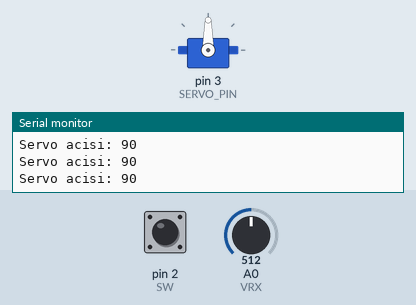
This sketch was run on a simulated Arduino Uno, built with avr-gcc and run on an emulated ATmega328P. Parts: servo, the last lines printed to the serial monitor. The test bench sets the inputs (shaded band); at power-on: pin 2 (SW) HIGH, A0 (VRX) = 512.

Above: at 1.2 s.
1.3 s: pin 2 (SW) pulled LOW for 0.25 s
At 1.9 s:
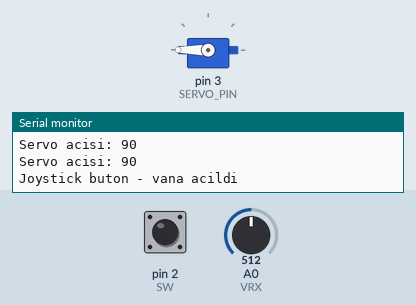
3.6 s: A0 (VRX) set to 716
At 4.5 s:
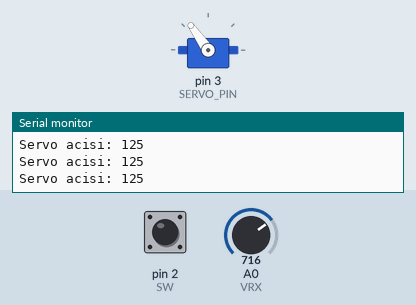
5.2 s: A0 (VRX) set to 900
At 5.9 s:
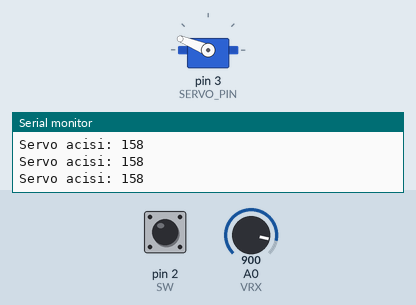
6.8 s: A0 (VRX) set to 306
At 7.2 s:
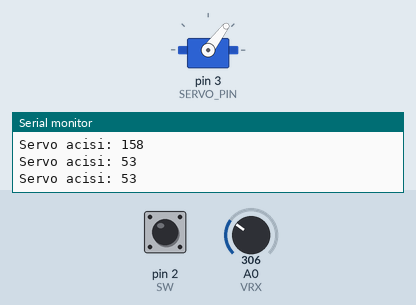
8.4 s: A0 (VRX) set to 122
At 9.7 s:
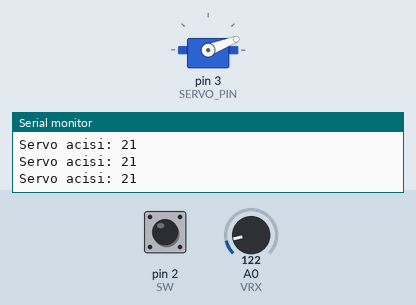
10.0 s: A0 (VRX) set to 0
At 11.2 s:
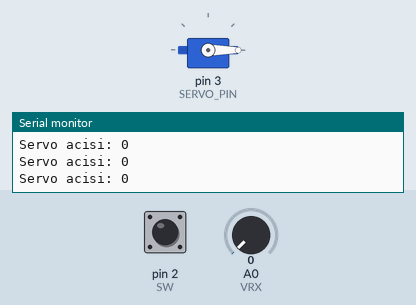
Timing chart, 0 to 12.6 s (numbered marks = the images above; inputs shaded):
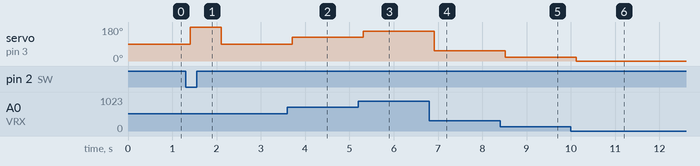

The sketch:

25-joystick.ino
```cpp
// Ref: docs/malzemeler.md#joystick
// Ek Modül 25: Joystick ile Servo kontrolu

#include <Servo.h>

const int VRX = A0;
const int VRY = A1;
const int SW = 2;
const int SERVO_PIN = 3;

Servo servo;

void setup() {
  pinMode(SW, INPUT_PULLUP);
  servo.attach(SERVO_PIN);
  Serial.begin(9600);
}

void loop() {
  int x = analogRead(VRX);
  int angle = map(x, 0, 1023, 0, 180);
  servo.write(angle);

  if (digitalRead(SW) == LOW) {
    Serial.println("Joystick buton - vana acildi");
    servo.write(180);
    delay(500);
  }

  Serial.print("Servo acisi: ");
  Serial.println(angle);
  delay(200);
}
```

Measured:
- after the input at 1.3 s, servo on pin 3 (SERVO_PIN): 90° → 180° after 0.10 s, → 90° 0.70 s later
- after the input at 3.6 s, servo on pin 3 (SERVO_PIN): 90° → 125° after 0.11 s
- after the input at 5.2 s, servo on pin 3 (SERVO_PIN): 125° → 158° after 0.11 s
- after the input at 6.8 s, servo on pin 3 (SERVO_PIN): 158° → 53° after 0.12 s
- after the input at 8.4 s, servo on pin 3 (SERVO_PIN): 53° → 21° after 0.12 s
- after the input at 10.0 s, servo on pin 3 (SERVO_PIN): 21° → 0° after 0.12 s
